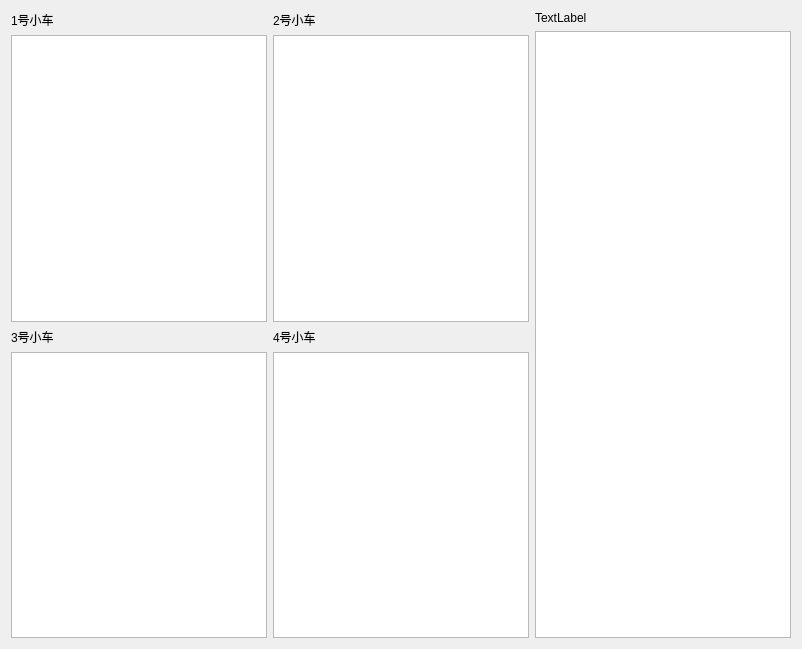
<?xml version="1.0" encoding="UTF-8"?>
<ui version="4.0">
 <class>ReadCardWindow</class>
 <widget class="QDialog" name="ReadCardWindow">
  <property name="geometry">
   <rect>
    <x>0</x>
    <y>0</y>
    <width>802</width>
    <height>649</height>
   </rect>
  </property>
  <property name="sizePolicy">
   <sizepolicy hsizetype="Expanding" vsizetype="Expanding">
    <horstretch>0</horstretch>
    <verstretch>0</verstretch>
   </sizepolicy>
  </property>
  <property name="windowTitle">
   <string>Dialog</string>
  </property>
  <layout class="QHBoxLayout" name="horizontalLayout_5">
   <item>
    <layout class="QVBoxLayout" name="verticalLayout">
     <item>
      <layout class="QHBoxLayout" name="horizontalLayout">
       <item>
        <widget class="QLabel" name="label_4">
         <property name="text">
          <string>1号小车</string>
         </property>
        </widget>
       </item>
       <item>
        <widget class="QLabel" name="label_3">
         <property name="text">
          <string>2号小车</string>
         </property>
        </widget>
       </item>
      </layout>
     </item>
     <item>
      <layout class="QHBoxLayout" name="horizontalLayout_4">
       <item>
        <widget class="QTableWidget" name="cardTableWidget3">
         <property name="sizePolicy">
          <sizepolicy hsizetype="Expanding" vsizetype="Expanding">
           <horstretch>0</horstretch>
           <verstretch>0</verstretch>
          </sizepolicy>
         </property>
        </widget>
       </item>
       <item>
        <widget class="QTableWidget" name="cardTableWidget4">
         <property name="sizePolicy">
          <sizepolicy hsizetype="Expanding" vsizetype="Expanding">
           <horstretch>0</horstretch>
           <verstretch>0</verstretch>
          </sizepolicy>
         </property>
        </widget>
       </item>
      </layout>
     </item>
     <item>
      <layout class="QHBoxLayout" name="horizontalLayout_3">
       <item>
        <widget class="QLabel" name="label_2">
         <property name="text">
          <string>3号小车</string>
         </property>
        </widget>
       </item>
       <item>
        <widget class="QLabel" name="label">
         <property name="text">
          <string>4号小车</string>
         </property>
        </widget>
       </item>
      </layout>
     </item>
     <item>
      <layout class="QHBoxLayout" name="horizontalLayout_2">
       <item>
        <widget class="QTableWidget" name="cardTableWidget1">
         <property name="sizePolicy">
          <sizepolicy hsizetype="Expanding" vsizetype="Preferred">
           <horstretch>0</horstretch>
           <verstretch>0</verstretch>
          </sizepolicy>
         </property>
        </widget>
       </item>
       <item>
        <widget class="QTableWidget" name="cardTableWidget2"/>
       </item>
      </layout>
     </item>
    </layout>
   </item>
   <item>
    <layout class="QVBoxLayout" name="verticalLayout_2">
     <item>
      <widget class="QLabel" name="label_5">
       <property name="text">
        <string>TextLabel</string>
       </property>
      </widget>
     </item>
     <item>
      <widget class="QTableWidget" name="tableWidget_mapPoint"/>
     </item>
    </layout>
   </item>
  </layout>
 </widget>
 <resources/>
 <connections/>
</ui>
